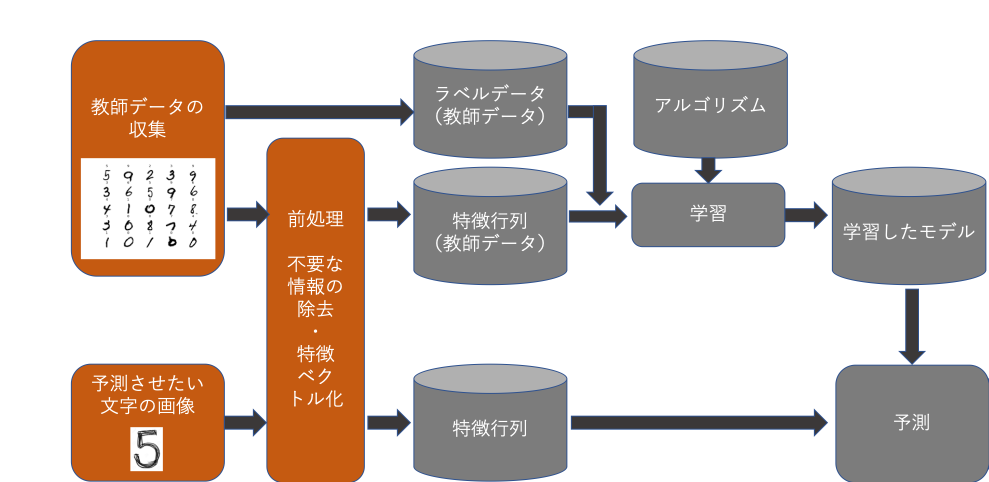
#> input picture data/mnist_flow.png, 1977 x 964 px (shown at 1/2 size)
$ jupyter execute data_analysis_5.ipynb   (shell and % lines are left out)
#> lines starting #> are read from the running program, lines starting #| are printed output that depends on the picture
---
<div style="text-align: center;" >
    <h1>
        <b>データサイエンスプログラミング演習</b>
    </h1>
    <h3>
        第13,14回授業ノート
    </h3>
</div>
<div style="text-align: right">
    <br/>
    立津尚也
</div>

---

# 手書き文字認識の前処理

手書き文字認識とは
- 人間が手書きした文字を画像データとしてコンピュータに渡し、書かれている文字を予測させる

[cell 1]
#JupyterLabでグラフや画像をインライン表示するための宣言

#### **使用するPythonライブラリ**
|ライブラリ名|説明|
|:---:|:---|
|numpy| ナムパイと呼ぶ。機械学習などで科学計算を高速に行うためのライブラリ。|
|matplotlib| マットプロットリブと呼ぶ。グラフを描画するためのライブラリ。|
|pillow| ピローと呼ぶ。Pythonで画像を加工するためのライブラリ。切り抜きなどの画像加工ができる。|
|scikit-learn|※ライブラリに格納された手書き数字データセット、学習モデルを使用することができる。|

>※UCI(カリフォルニア大学アーバイン校）で作成、配布された手書き数字の画像データ（0から9までの手書きされた数字が合計1,797件収録されている）

# 手書き文字認識の流れ

[cell 2]
from PIL import Image
Image.open("data/mnist_flow.png")

## 特徴抽出

[cell 3]
Image.open("data/feature_matrix.png")
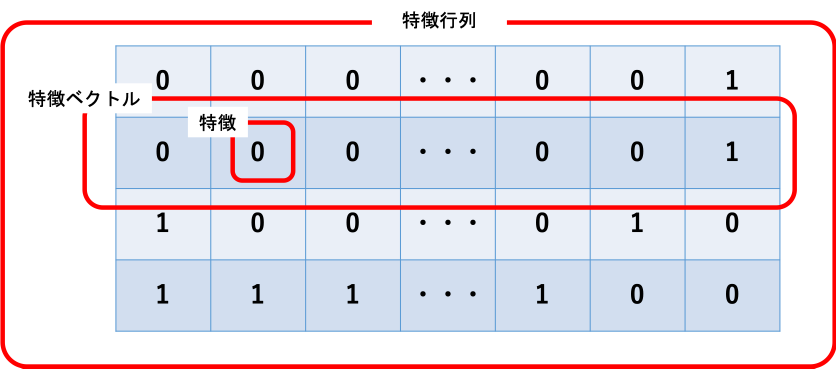
#> input picture data/feature_matrix.png, 1672 x 737 px (shown at 1/2 size)

　特徴抽出の過程では、機械学習で画像から文字を予測するために必要な情報のみを取り出す。機械学習で予測するために抽出された情報は、 **「特徴ベクトル」** と呼ばれる。また、複数の特徴ベトクルを並べたものを **「特徴行列」** と呼び、特徴ベクトルに含まれる個々の数値を **「特徴」** と呼ぶ。

## 手書き文字を特徴ベクトル化する

[cell 4]
Image.open("data/feature_vector.png")
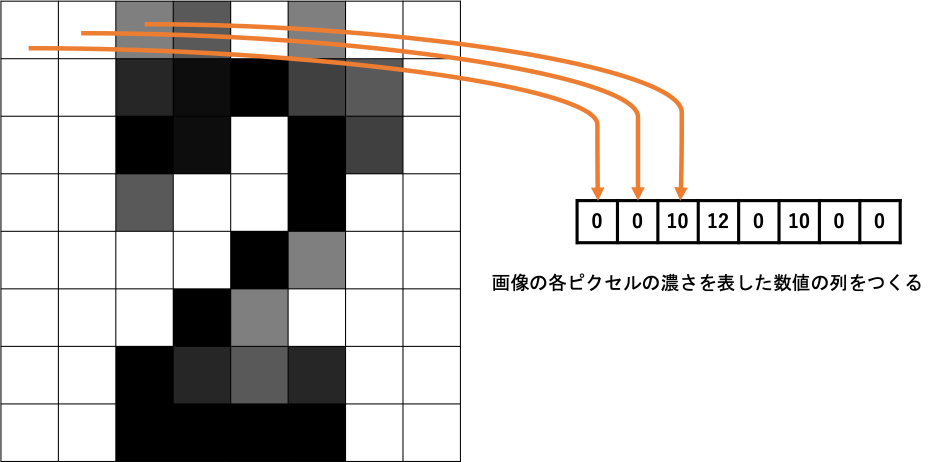
#> input picture data/feature_vector.png, 1868 x 924 px (shown at 1/2 size)

---
# 作業手順
1. 教師データ（正解データ）の収集
 - scikit-learnライブラリに収録された手書き文字データをロードする
1. データの確認
 - 特徴行列の内容確認
 - ラベルデータの内容確認
 - 特徴行列のデータの並び方を確認（shape)
 - ラベルデータの並び方を確認（shape)
 - 画像の表示
1. 予測させたい手書き数字の前処理

## 1. 教師データ（正解データ）の収集

[cell 5]
from sklearn import datasets

#sklearnのデータセットから手書き文字をロードする
#X, y = datasets.load_digits(return_X_y=True) #注意：「 X 」は大文字
# return_X_y=True と記述することでデータとラベルの組み合わせで取得することができる

images = datasets.load_digits()
X = images.data    #教師データ（特徴行列）
y = images.target  #教師データ（ラベルデータ）

#### 特徴行列　　：上記Xのように、慣習的に行列の変数は **大文字英字** を使う。
#### ラベルデータ：上記yのように、ベクトルの変数は **小文字英字**を使う。
## 2. データの確認

[cell 6]
#教師データ（特徴行列）を表示
X

[cell 7]
#教師データ（ラベルデータ）を表示
y

[cell 8]
#変数Xに格納された特徴行列は、何件の画像データがあるか、各画像のデータ数はいくつか
X.shape

[cell 9]
#ラベルデータのshapeを確認する
#画像データの個数分だけデータが入っている
y.shape

[cell 10]
Image.open("data/shape.png")
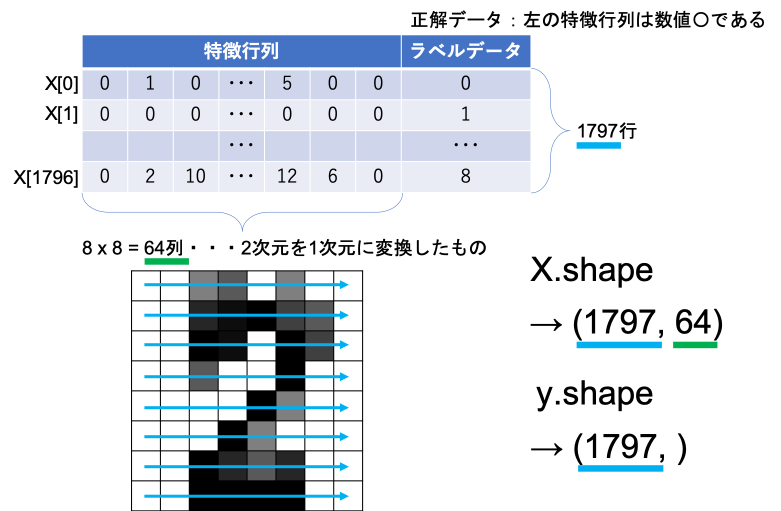
#> input picture data/shape.png, 1562 x 1022 px (shown at 1/2 size)

[cell 11]
#読み込んだ画像 X[0]のデータを表示する ＝ 64列の数値を表示
X[0]

[cell 12]
#読み込んだ画像 X[0]をX0に代入し、X0の列数を表示する
X0 = X[0]
X0.shape

[cell 13]
#X0 を　8 x 8の2次元データに変換する
X0_square = X0.reshape(8, 8)

#X0_squareの中身を表示する
X0_square

[cell 14]
#X0_squareが 8 x 8 のデータの並びになっていることを確認する
X0_square.shape

[cell 15]
#matplotlibライブラリのpyplotモジュールをインポートする
from matplotlib import pyplot
#cmapはcolor mapの略、binaryモードで表示
pyplot.imshow(X0_square, cmap='binary');

[cell 16]
#別の画像を表示させてみる　例えば、X[15]を8x8の2次元データに変換し、変数X15に格納
X15 = X[15].reshape(8, 8)
#変数X15に格納された画像データをbinaryモードで表示
pyplot.imshow(X15, cmap='binary')

fig,ax = pyplot.subplots() #Figureオブジェクトとそれに属する一つのAxesオブジェクトとそれに属する一つのAxesオブジェクトを同時に作成 #subplot:グリッド上にグラフを表示

[cell 17]
from matplotlib import pyplot
fig, ax = pyplot.subplots(2,2) #グリッド上にグラフを表示
ax[0,0].imshow(X[0].reshape(8,8), cmap='binary');
ax[0,1].imshow(X[1].reshape(8,8), cmap='binary');
ax[1,0].imshow(X[2].reshape(8,8), cmap='binary');
ax[1,1].imshow(X[3].reshape(8,8), cmap='binary');

# 演習問題1

[cell 18]
#for文を使って、X[0]〜X[9]に格納された10枚の画像データを
#pyplot.subplots()を使って2行5列に表示する、binaryモードで表示
fig, ax = pyplot.subplots(2,5)
for i in range(5):
    ax[0, i].imshow(X[i].reshape(8,8), cmap='binary');
    ax[1, i].imshow(X[i+5].reshape(8,8), cmap='binary');
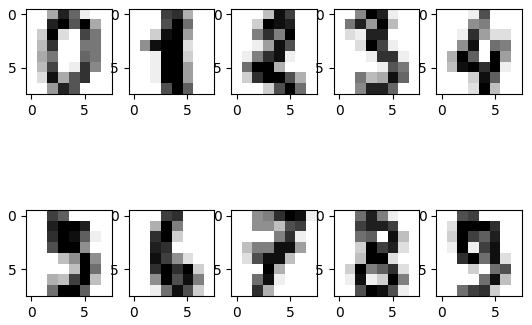
#> figure drawn by matplotlib, 10 panels

# 3．予測させたい手書き数字の画像を前処理する
　たとえば、文字の色や背景色が異なる場合や影が映り込んでいる場合、文字の角度や大きさが異なる場合がある。前処理ではそのような不要な情報を取り除く。また、学習モデルに合わせたデータ形式に変換する。
### 手順
1. 画像の読込
1. 画像の切り抜き・・・**Pillow**を使って加工
1. 画像（文字）の明瞭化・・・**Pillow**を使って加工
1. グレースケール化・・・**Pillow**を使って加工
1. 画像の縮小・・・**Pillow**を使って加工
1. 明暗の反転・・・**Pillow**を使って加工
1. ndarrayに変換・・・　**Numpy** を使って加工
1. 階調の削減・・・ **Numpy** を使って加工

## 1.画像の読み込み
　PNG形式(.png）だとPillowで扱う際に問題が起きることがあるため、JPEG(.jpg)形式で保存したデータを使った方がいい。

[cell 19]
import matplotlib.pyplot as plt
# moji.jpgの画像と解像度を表示
im_moji = Image.open('data/moji.jpg')
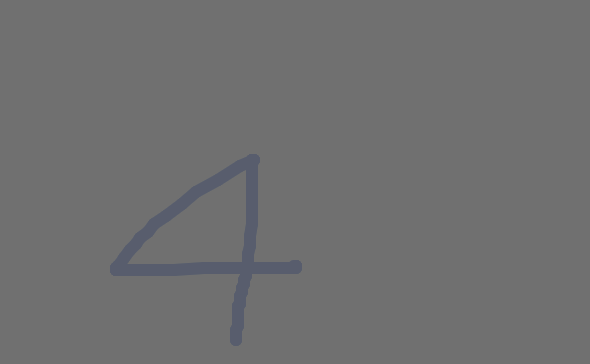
#> input picture data/moji.jpg, 590 x 364 px
#> im_moji is the input picture: PIL image 590x364 RGBA; mean R, G, B, A 111.3, 111.4, 111.9, 255
#im_moji #これだけでも表示はできるが画像サイズがわからない
plt.imshow(im_moji); #切り抜きの目安となる数値を確認するためにimshowメソッドを使用
print(im_moji.size)
#| (590, 364)

## 2.画像の切り抜き

[cell 20]
# 画像の切り抜き（PIL）
# crop(x1,y1,x2,y2)・・・ (left, upper, right, lower)
im_moji2 = im_moji.crop(
    (
        100,150,310,350
    )
)
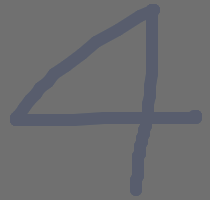
#> im_moji2: PIL image 210x200 RGBA; mean R, G, B, A 108.3, 109.1, 111.5, 255
plt.imshow(im_moji2);

## 3.画像（文字）の明瞭化

[cell 21]
from PIL import ImageEnhance
#PILはPillowの略、Pillowライブラリの中にあるImageEnhanceモジュールを読み込む
enhancer = ImageEnhance.Brightness(im_moji2)
im_enhanced = enhancer.enhance(2.3)
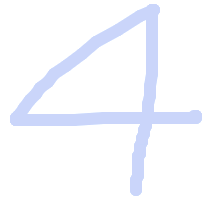
#> im_enhanced: PIL image 210x200 RGBA; mean R, G, B, A 246.8, 248.5, 254.2, 255
#明度をアップする
#括弧の値：1.0が元の画像、1.0よりも大きな数字を設定すれば明るく、1.0より小さい数字を渡すと暗くなる
plt.imshow(im_enhanced);

## 4.グレースケール化
　手書き文字認識には文字が赤なのか緑なのかなどの色合いの情報は必要ない。そのため、手書き文字画像を二値化（白黒）やグレースケール化して、不要な色合い情報を除去する

[cell 22]
im_gray = im_enhanced.convert(mode='L') #modeのLは8bitグレイスケールという意味、他にも1で「1bit、マスクに使用、論理演算が可能」などがある
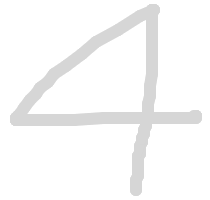
#> im_gray: PIL image 210x200 L; min 213, max 255, mean 248.7
plt.imshow(im_gray, cmap='gray')

## 5.画像を縮小化
　予測させたい文字を認識させるには、認識させる手書き文字の画像を教師データと同じサイズまで縮小する必要がある。教師データの画像は8x8ピクセルなので、そのサイズまで画像を縮小する

[cell 23]
#PillowのImageオブジェクトのresize()メソッドを利用する
#resize()メソッドは、縮小後の画像の幅と高さのタプルを引数に取り、そのサイズに画像を縮小する。
#im_grayにはグレースケール化した画像データが格納されている
im_8x8 = im_gray.resize(
    (
        8, 8
    )
)
plt.imshow(im_8x8, cmap='gray')
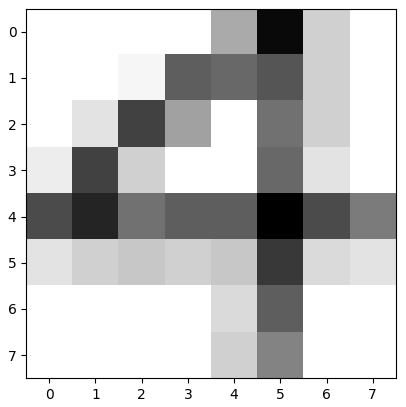
#> figure drawn by matplotlib, 1 panel

## 6.明暗を反転させる
　教師データと予測させたい画像データとで明暗が逆になっていると、うまく文字認識ができない。<br>
 - 教師データ＝sklearnの手書き数字データセット・・・小さい値ほど明るく、大きい値ほど暗くなるように数値が振られている
 - 予測させたい画像データ・・・小さい値ほど暗く、大きい値ほど明るくなるように設定されているため、明暗を反転させる必要がある。

[cell 24]
#PillowのImageOpsオブジェクトのinvert()メソッドを利用する
from PIL import ImageOps

im_inverted = ImageOps.invert(im_8x8)
plt.imshow(im_inverted, cmap='gray');
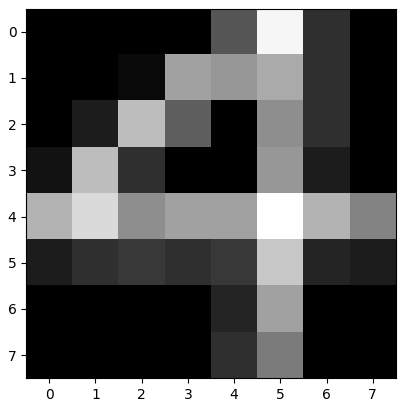
#> figure drawn by matplotlib, 1 panel

## 7. Numpyを使って画像をndarrayに変換する
　画像データを1次元のndarrayに変換する。

---
`上記のUCI手書き数字データセットの内容`
- 特徴行列
- ラベルデータ

`形式`
- Numpyの **ndarray** と呼ばれるデータ型（ndarray：N-dimensional arrayの略、N次元配列を略した名前）
 - リストの形式に似ているが、リストのように一列にデータを並べるだけでなく、縦（列）方向と横（行）方向にデータを並べることができる
 - 一列にデータを並べたもの・・・「1次元ndarray」
 - 二列にデータを並べたもの・・・「2次元ndarray」
- 特徴行列は行と列を持つので **2次元ndarray** で扱われる
---

Numpy　1次元、2次元ndarrayの例

[cell 25]
#Numpyライブラリを読み込み、npという略称で扱う
import numpy as np

#1次元ndarray・・・リストから作成する例
data1 = np.array(
    [1,2,3]
)
data1

# タプルから作成する例
# data1 = np.array(
#    (5,6,7,8)
# )
# data1

[cell 26]
#2次元ndarray
data2 = np.array(
    [
        [1,2,3],
        [4,5,6]
    ]
)
data2

## shapeでndarrayに格納されたデータの並び方を確認できる

[cell 27]
data1.shape

[cell 28]
#data2のデータの並び方を調べる
data2.shape

[cell 29]
# リストから3次元ndarrayを作成
data3 = np.array(
    [
        [
            [1,2,3],
            [4,5,6]
        ]
        ,
        [
            [7,8,9],
            [10,11,12]
        ]
    ]
)
data3

[cell 30]
#data3のデータの並び方を調べる
data3.shape

[cell 31]
# data4.shape を実行すると　(2, 2, 2)　と表示されるndarrayを作成しなさい
# リストから3次元ndarrayを作成
data4 = np.array(
    [
        [
            [1,2],
            [3,4]
        ]
        ,
        [
            [5,6],
            [7,8]
        ]
    ]
)
data4

[cell 32]
#data4のデータの並び方を調べる
data4.shape

[cell 33]
#data4のデータ数を確認
data4.size

---

[cell 34]
#明暗を反転された予測させたい画像を改めて表示
plt.imshow(im_inverted, cmap='gray');

### 前処理済みの予測させたい画像データをndarrayに変換する

[cell 35]
#asarray関数を使用してndarrayに変換する
X_im2d = np.asarray(im_inverted)
X_im2d

[cell 36]
#X_im2dのデータの並び方を調べる
X_im2d.shape
#> Out = (8, 8)

[cell 37]
#1次元のndarrayに変換する
X_im2d = X_im2d.reshape(-1) # (-1)は一行に変換しなさいという意味
#> X_im2d = 64 values, max 27 at index 37, min 0 at index 0, mean 6.86
X_im2d
#> Out has the same summary as X_im2d

[cell 38]
#各数値の範囲：0〜255を、0〜16に正規化する
X_multiplied = X_im2d * (16 / 255) #0~255の数値を255で割ると0~1.0の数値になるのでそれに16を掛ければよい
#> X_multiplied = 64 values, max 1.69 at index 37, min 0 at index 0, mean 0.43
X_multiplied
#> Out has the same summary as X_multiplied

# END

#### おまけ
さきほど前処理した手書き文字を学習モデルを用いて「何の数字か」を予測させる

[cell 39]
#sklearn.linear_modelからLogisticRegressionクラスをインポートしてロジステック回帰モデルを作成する
#ロジスティック回帰モデル・・・よく使われるアルゴリズムの一つで、データの分類の用いられる
#scikit-learnでは、LogisticRegressionという名前でモデルが用意されている
from sklearn.linear_model import LogisticRegression

#clf・・・classifierの略、慣習的にclfという変数名がよく用いられる
clf = LogisticRegression(random_state=0, solver='liblinear')
clf

[cell 40]
#fit()メソッドで教師データをモデルに渡して、手書き文字を学習させる
clf.fit(X,y)

[cell 41]
#改めて予測させたい画像を表示する
plt.imshow(im_moji);

[cell 42]
#改めて予測させたい画像の特徴行列を確認する
X_multiplied
#> Out has the same summary as X_multiplied

[cell 43]
#predictメソッドに予測させたい画像の特徴行列を渡して、何の数字が予測させる
clf.predict([X_multiplied])[0] #予測結果は1件なので[0]で取り出す。4が表示されれば成功
#> Out = 4
